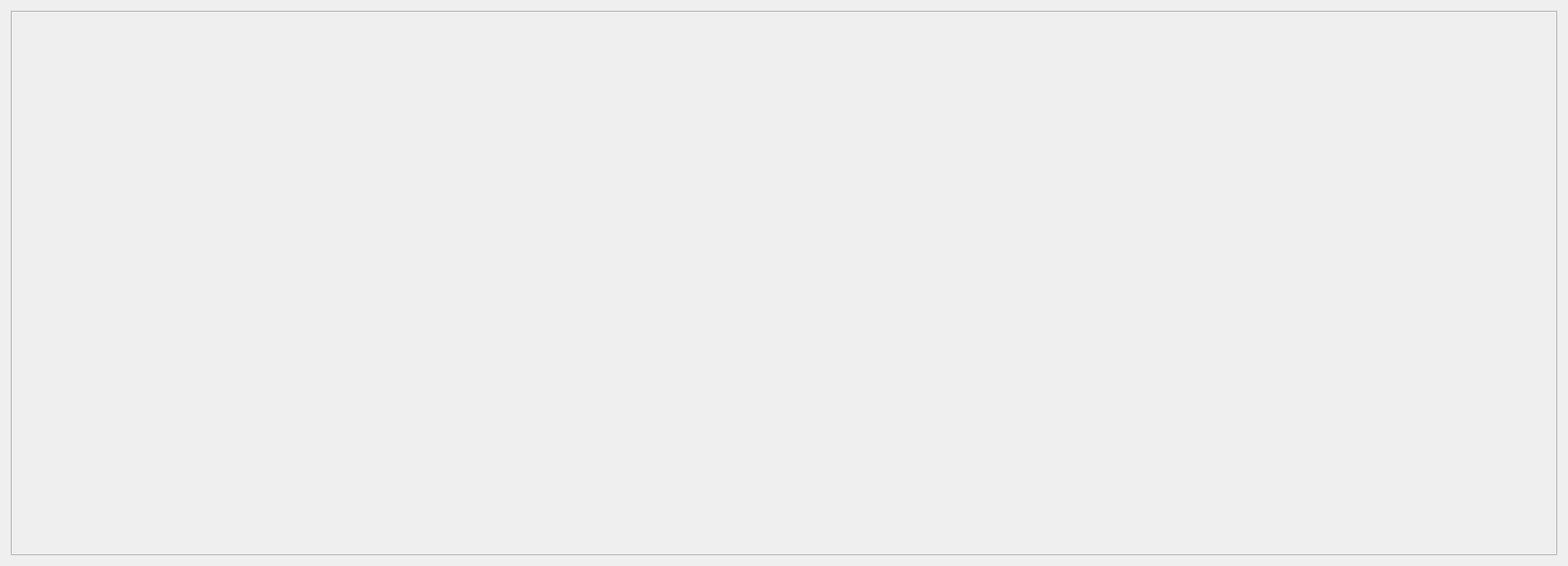
<?xml version="1.0" encoding="UTF-8"?>
<ui version="4.0">
 <class>FormView</class>
 <widget class="QWidget" name="FormView">
  <property name="geometry">
   <rect>
    <x>0</x>
    <y>0</y>
    <width>1600</width>
    <height>578</height>
   </rect>
  </property>
  <property name="windowTitle">
   <string>View Chrome</string>
  </property>
  <layout class="QGridLayout" name="gridLayout">
   <item row="0" column="0">
    <widget class="QScrollArea" name="scrollArea">
     <property name="widgetResizable">
      <bool>true</bool>
     </property>
     <widget class="QWidget" name="scrollAreaWidgetContents">
      <property name="geometry">
       <rect>
        <x>0</x>
        <y>0</y>
        <width>1580</width>
        <height>558</height>
       </rect>
      </property>
      <layout class="QGridLayout" name="gridLayout_2"/>
     </widget>
    </widget>
   </item>
  </layout>
 </widget>
 <resources/>
 <connections/>
</ui>
